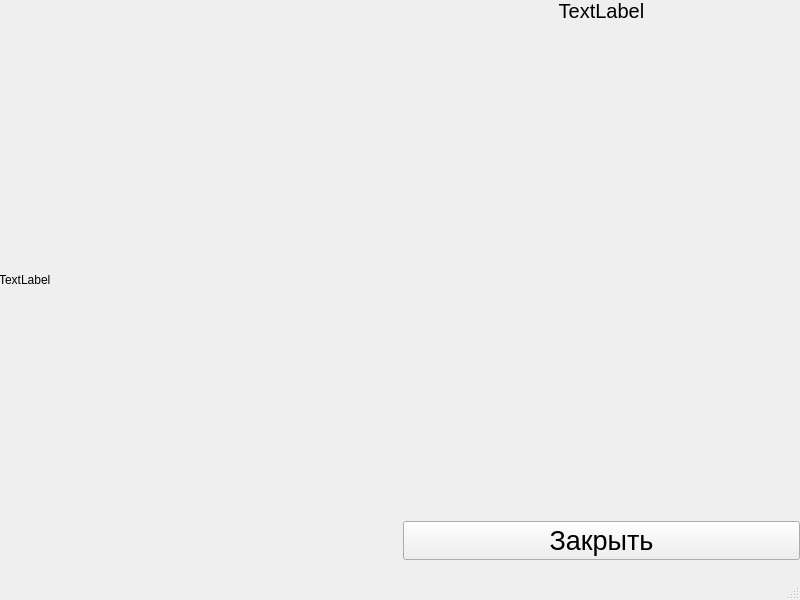
<?xml version="1.0" encoding="UTF-8"?>
<ui version="4.0">
 <class>MainWindow</class>
 <widget class="QMainWindow" name="MainWindow">
  <property name="geometry">
   <rect>
    <x>0</x>
    <y>0</y>
    <width>800</width>
    <height>600</height>
   </rect>
  </property>
  <property name="windowTitle">
   <string>MainWindow</string>
  </property>
  <widget class="QWidget" name="centralwidget">
   <widget class="QWidget" name="gridLayoutWidget">
    <property name="geometry">
     <rect>
      <x>-1</x>
      <y>-1</y>
      <width>801</width>
      <height>561</height>
     </rect>
    </property>
    <layout class="QGridLayout" name="gridLayout">
     <item row="0" column="1">
      <widget class="QLabel" name="lbl_description">
       <property name="font">
        <font>
         <pointsize>15</pointsize>
        </font>
       </property>
       <property name="text">
        <string>TextLabel</string>
       </property>
       <property name="alignment">
        <set>Qt::AlignHCenter|Qt::AlignTop</set>
       </property>
      </widget>
     </item>
     <item row="1" column="1">
      <widget class="QPushButton" name="btn_close">
       <property name="font">
        <font>
         <pointsize>20</pointsize>
        </font>
       </property>
       <property name="text">
        <string>Закрыть</string>
       </property>
      </widget>
     </item>
     <item row="0" column="0" rowspan="2">
      <widget class="QLabel" name="lbl_image">
       <property name="text">
        <string>TextLabel</string>
       </property>
       <property name="scaledContents">
        <bool>true</bool>
       </property>
      </widget>
     </item>
    </layout>
   </widget>
  </widget>
  <widget class="QMenuBar" name="menubar">
   <property name="geometry">
    <rect>
     <x>0</x>
     <y>0</y>
     <width>800</width>
     <height>21</height>
    </rect>
   </property>
  </widget>
  <widget class="QStatusBar" name="statusbar"/>
 </widget>
 <resources/>
 <connections/>
</ui>
